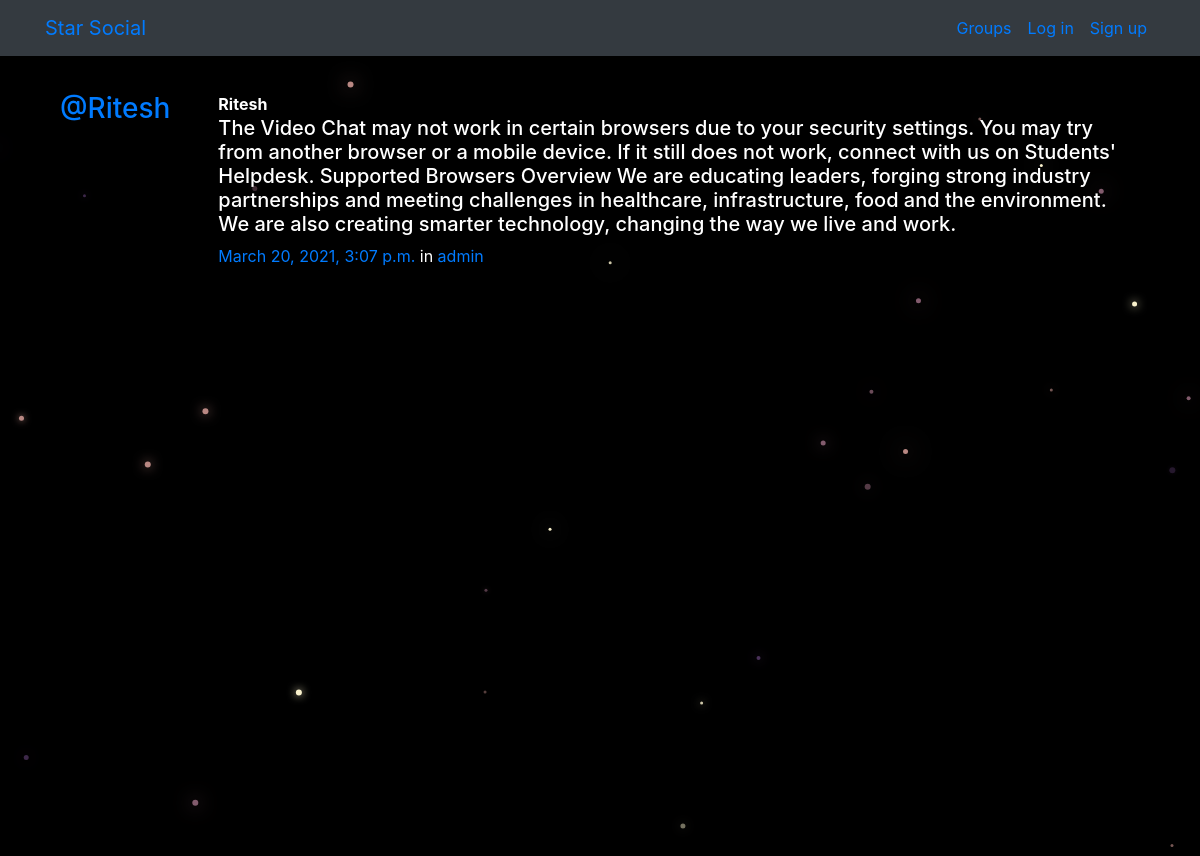
The page /posts/by/Ritesh/3/ on the database its author committed.
### posts/models.py (models this page shows, shortened)
class Post(models.Model):
    user = models.ForeignKey(User, related_name="posts",on_delete=models.CASCADE)
    created_at = models.DateTimeField(auto_now=True)
    message = models.TextField()
    message_html = models.TextField(editable=False)
    group = models.ForeignKey(Group, related_name="posts",null=True, blank=True,on_delete=models.CASCADE)
    class Meta:
        ordering = ["-created_at"]
        unique_together = ["user", "message"]

### groups/models.py (models this page shows, shortened)
class Group(models.Model):
    name = models.CharField(max_length=255, unique=True)
    slug = models.SlugField(allow_unicode=True, unique=True)
    description = models.TextField(blank=True, default='')
    description_html = models.TextField(editable=False, default='', blank=True)
    members = models.ManyToManyField(User,through="GroupMember")
    class Meta:
        ordering = ["name"]

### posts/views.py (the view)
# urls.py: path("by/<username>/<int:pk>/",views.PostDetail.as_view(),name="single"),
class PostDetail(SelectRelatedMixin, generic.DetailView):
    model = models.Post
    select_related = ("user", "group")
    def get_queryset(self):
        queryset = super().get_queryset()
        return queryset.filter(
            user__username__iexact=self.kwargs.get("username")
        )

### posts/templates/posts/post_detail.html
{% extends "posts/post_base.html" %}
{% block post_content %}
    {% include "posts/_post.html" %}
{% endblock %}

### posts/templates/posts/_post.html (shortened to what this page needs)
<div class="media">
	<h3 class="mr-5"><a href="{% url 'posts:for_user' username=post.user.username %}">@{{ post.user.username }}</a></h3>
	<div class="media-body">
		<strong>{{ post.user.username }}</strong>
		<h5>{{ post.message_html|safe }}</h5>
			<time class="time"><a href="{% url 'posts:single' username=post.user.username pk=post.pk %}">{{ post.created_at }}</a></time>
			{% if post.group %}
			<span class="group-name">in <a href="{% url 'groups:single' post.group.name %}">{{ post.group.name }}</a></span>
			{% endif %}
	</div>
</div>

### static/simplesocial/css/master.css (style rules this page uses)
body { margin: 0; overflow-x: hidden; background-color: black; color:white; }

### static/css/master.css (style rules this page uses)
h3,p { background: transparent; color: white; }

### rows shown on the page
Post: user.username "Ritesh", message_html "The Video Chat may not work in certain browsers due to your security settings. You may try from another browser or a mobile device. If it still does not work, connect with us on Students' Helpdesk. Supported Browsers Overview We are educating leaders, forging strong industry partnerships and meeting challenges in healthcare, infrastructure, food and the environment. We are also creating smarter technology, changing the way we live and work.", created_at "March 20, 2021, 3:07 p.m.", group.name "admin"
